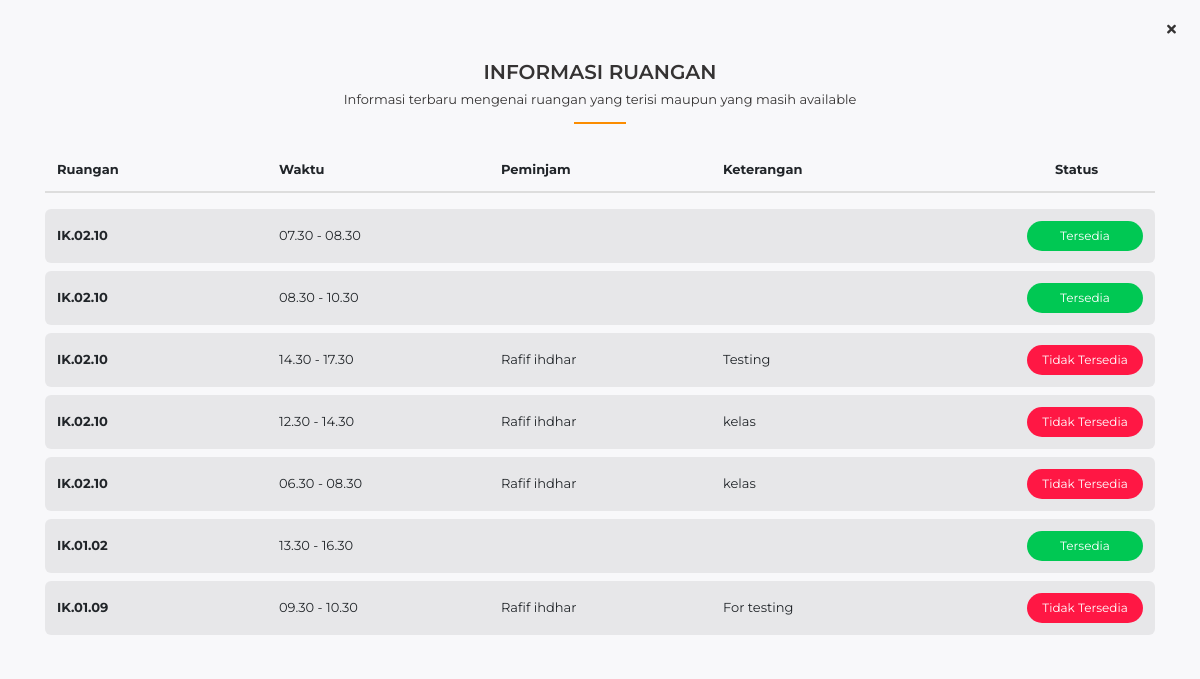
The page /index.php/main/schedule on the database its author committed.
### tables this page shows
CREATE TABLE `booking` (
  `id` varchar(64) NOT NULL,
  `id_peminjam` varchar(64) NOT NULL,
  `id_ruangan` varchar(64) NOT NULL,
  `date` date NOT NULL,
  `date_declined` date NOT NULL,
  `time` varchar(100) NOT NULL,
  `keterangan` varchar(255) NOT NULL,
  `status` varchar(50) NOT NULL,
  `date_created` datetime NOT NULL DEFAULT CURRENT_TIMESTAMP
);

CREATE TABLE `ruangan` (
  `id` varchar(64) NOT NULL,
  `id_kategori` varchar(64) NOT NULL,
  `ruangan` varchar(255) NOT NULL,
  `akses` varchar(100) NOT NULL,
  `kapasitas` int(5) NOT NULL,
  `images` varchar(255) NOT NULL
);

CREATE TABLE `user` (
  `id` varchar(64) NOT NULL,
  `username` varchar(255) NOT NULL,
  `name` varchar(255) NOT NULL,
  `nim` varchar(11) NOT NULL,
  `nip` int(11) NOT NULL,
  `prodi` varchar(64) NOT NULL,
  `kode_dosen` varchar(64) NOT NULL,
  `email` varchar(255) NOT NULL,
  `images` varchar(255) NOT NULL,
  `password` varchar(255) NOT NULL,
  `salt` varchar(255) NOT NULL,
  `role_id` int(11) NOT NULL,
  `is_active` int(1) NOT NULL,
  `date_created` int(11) NOT NULL,
  `status` varchar(7) NOT NULL DEFAULT 'offline'
);

### application/controllers/Main.php (called while the page is built, shortened)
<?php
class Main extends CI_Controller
{
  public function __construct()
  {
    $this->load->model('main_model');
    $this->load->model('user_model');
    $this->load->library('upload');
    $this->load->library('pagination');
  }
  public function schedule()
  {
    $data['dt_schedule'] = $this->main_model->getDtBookingSchedule();
    $this->load->view('main/schedule', $data);
  }
}

### index.php (called while the page is built, shortened)
<?php
require_once BASEPATH.'core/CodeIgniter.php';

### application/models/Main_model.php (called while the page is built, shortened)
<?php
class Main_model extends CI_Model
{
  public function getDtBookingSchedule()
  {
    $query = "SELECT `ruangan`.`ruangan`,`user`.`name`,`booking`.`date`,`booking`.`time`,`booking`.`keterangan`,`booking`.`status`
    FROM booking JOIN ruangan ON `booking`.`id_ruangan` = `ruangan`.`id`
    JOIN user ON `booking`.`id_peminjam` = `user`.`id`";
    return $this->db->query($query)->result_array();
  }
}

### application/views/main/schedule.php (the view, shortened to what this page needs)
<!DOCTYPE html>
<html lang="en-id">
<head>
  <link rel="stylesheet" href="<?= base_url('assets/vendor/bootstrap-4.5.0-dist/css/bootstrap.min.css'); ?>">
  <link rel="stylesheet" href="<?= base_url('assets/vendor/fontawesome-free-5.13.0-web/css/all.min.css'); ?>">
  <link rel="stylesheet" href="<?= base_url('assets/vendor/owl-carousel/owl.carousel.css'); ?>">
  <link rel="stylesheet" href="<?= base_url('assets/css/style.css'); ?>">
  <link rel="stylesheet" href="https://cdnjs.cloudflare.com/ajax/libs/animate.css/4.0.0/animate.compat.css" />
</head>
<body>
  <div onclick="window.location.href='<?= base_url() ?>'" style="position:fixed;top:20px;right:24px;cursor:pointer;" title="Tutup Layar Penuh">
    <i class="fas fa-times fa"></i>
  </div>
  <div class="fik-jadwal-ruangan">
    <div class="container">
      <div class="fik-section-title text-center">
        <h3>INFORMASI RUANGAN</h3>
        <p>Informasi terbaru mengenai ruangan yang terisi maupun yang masih available</p>
      </div>
      <div class="owl-carousel owl-theme fik-carousel-schedule">
        <?php $start = 0; ?>
        <?php $xIteration = ceil(count($dt_schedule) / 10);
        $iteration = 0;
        while ($iteration < $xIteration) : ?>
          <div class="item">
            <div class="fik-custom-table">
              <table class="table">
                <thead>
                  <tr>
                    <th scope="col">Ruangan</th>
                    <th scope="col">Waktu</th>
                    <th scope="col">Peminjam</th>
                    <th scope="col">Keterangan</th>
                    <th scope="col">
                      <div style="margin-left: 110px;">Status</div>
                    </th>
                  </tr>
                </thead>
                <tbody>
                  <?php $no = 0;
                  $display = 10; ?>
                  <?php foreach (array_slice($dt_schedule, $start, $display) as $d) : ?>
                    <tr>
                      <?php if ($d['status'] == 'Diterima' or $d['status'] == 'Menunggu Acc') : ?>
                        <td><b><?= $d['ruangan'] ?></b></td>
                        <td><?= substr($d['time'], 0, 8) ?><?= substr($d['time'], -5) ?></td>
                        <td><?= $d['name'] ?></td>
                        <td><?= $d['keterangan'] ?></td>
                        <td class="status">
                          <div class="badge badge-danger badge-pill">Tidak Tersedia</div>
                        </td>
                      <?php elseif ($d['status'] == 'Ditolak') : ?>
                        <td><b><?= $d['ruangan'] ?></b></td>
                        <td><?= substr($d['time'], 0, 8) ?><?= substr($d['time'], -5) ?></td>
                        <td></td>
                        <td></td>
                        <td class="status">
                          <div class="badge badge-success badge-pill">Tersedia</div>
                        </td>
                      <?php endif; ?>
                    </tr>
                  <?php
                  endforeach; ?>
                </tbody>
              </table>
            </div>
          </div>
          <?php $iteration++ ?>
        <?php endwhile; ?>
      </div>
    </div>
  </div>
</body>
</html>

### assets/css/style.css (style rules this page uses)
* { margin: 0; padding: 0 }
*, *::before, *::after { -webkit-box-sizing: inherit; box-sizing: inherit }
html { overflow-x: hidden; -webkit-box-sizing: border-box; box-sizing: border-box; -ms-text-size-adjust: 100%; -webkit-text-size-adjust: 100%; padding: 0 !important; margin: 0 !important; }
html { -ms-overflow-style: scrollbar; -webkit-tap-highlight-color: transparent }
body { font-family: 'Montserrat' !important; font-size: 13px; font-weight: normal; display: flex; overflow: hidden; flex-direction: column; min-height: 100vh; margin: 0 auto; padding: 60px 0 0 !important; cursor: default; cursor: default; color: #353333; background-color: #f8f8fa }
b, strong { font-weight: 700 }
h1, h2, h3, h4, h5, h6 { font-family: inherit; font-weight: 600; position: relative; margin: 0; padding: 0 }
h3 { font-size: 28px }
p { display: block; margin: 0; padding: 0 }
.badge { display: inline-block; padding: 1px 6px; font-size: 12px; font-weight: 400; line-height: unset; text-align: center; white-space: nowrap; vertical-align: baseline; border-radius: 5px; -webkit-transition: .25s ease; transition: .25s ease }
.badge.badge-pill { padding: 1px 8px; border-radius: 20px }
.btn-success, .badge-success { background-color: #00C853 !important }
.btn-danger, .badge-danger { background-color: #ff1744 !important }
.container, .fab, .fal, .far, .fas { position: relative }
.fik-section-title { position: relative; margin-bottom: 24px }
.fik-section-title::after { content: ' '; display: block; margin-top: 12px; border-bottom: 2px solid #FB8C00; width: 52px; position: relative; left: 50%; -webkit-transform: translateX(-50%); transform: translateX(-50%) }
.fik-section-title h3 { margin-bottom: 6px; font-size: 20px !important; }
.table thead th { border-top: 0; }
.fik-custom-table .table thead { display: block; width: 100% }
.fik-custom-table .table thead tr { border: 0; display: block; width: 100%; border-bottom: 2px solid #ddd }
.fik-custom-table .table thead tr th { border: 0 }
.fik-custom-table .table thead tr:after { clear: both; content: ' '; display: block }
.fik-custom-table .table tbody { display: block; width: 100%; margin-top: 16px }
.fik-custom-table .table tbody tr { display: block; width: 100%; background-color: rgba(0, 0, 0, 0.065); margin-top: 8px; border-radius: 6px }
.fik-custom-table .table tbody tr:after { clear: both; content: ' '; display: block }
.fik-custom-table .table tbody tr td { border: 0; margin-top: 5px }
.fik-custom-table .table tr td, .fik-custom-table .table tr th { width: 20%; float: left }
.fik-custom-table .table tr td.status, .fik-custom-table .table tr th.status { text-align: right; margin-top: 0 }
.fik-custom-table .table tr td.status .badge, .fik-custom-table .table tr th.status .badge { width: 116px; padding: 6px 12px }
.fik-section-title::after { content: ' '; display: block; border-bottom: 2px solid #FB8C00; width: 52px; position: relative; left: 50%; -webkit-transform: translateX(-50%); transform: translateX(-50%) }
.fik-section-title h3 { margin-bottom: 6px }

### rows shown on the page
booking: id_ruangan.ruangan "IK.02.10", time "07.30 -", time "08.30"
booking: id_ruangan.ruangan "IK.02.10", time "08.30 -", time "10.30"
booking: id_ruangan.ruangan "IK.02.10", time "14.30 -", time "17.30", user.name "Rafif ihdhar", keterangan "Testing"
booking: id_ruangan.ruangan "IK.02.10", time "12.30 -", time "14.30", user.name "Rafif ihdhar", keterangan "kelas"
booking: id_ruangan.ruangan "IK.02.10", time "06.30 -", time "08.30", user.name "Rafif ihdhar", keterangan "kelas"
booking: id_ruangan.ruangan "IK.01.02", time "13.30 -", time "16.30"
booking: id_ruangan.ruangan "IK.01.09", time "09.30 -", time "10.30", user.name "Rafif ihdhar", keterangan "For testing"
